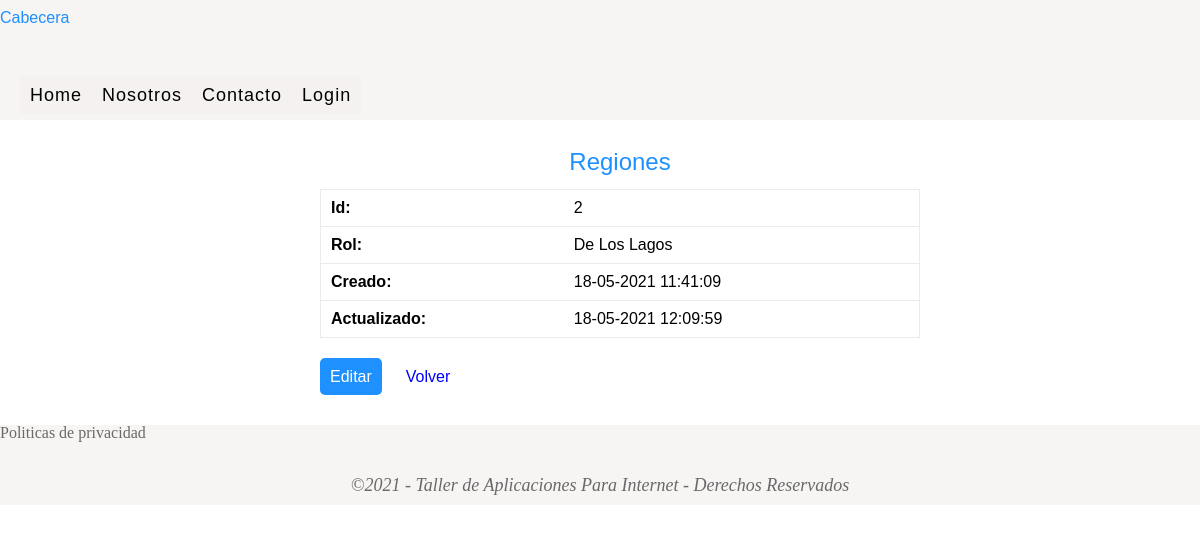
The page /regiones/show.php?id=2 on the database its author committed.
### tables this page shows
CREATE TABLE `regiones` (
  `id` int NOT NULL AUTO_INCREMENT,
  `nombre` varchar(255) NOT NULL,
  `created_at` datetime DEFAULT NULL,
  `updated_at` datetime DEFAULT NULL,
  PRIMARY KEY (`id`)
);

### class/modelo.php (called while the page is built, shortened)
<?php
class Modelo
{
    public function __construct()
    {
        $this->_db = new Conexion;
    }
}

### class/regionModel.php (called while the page is built, shortened)
<?php
require_once('modelo.php');
class regionModel extends Modelo
{
    public function getRegionId($id)
    {
        $id = (int) $id;
        $region = $this->_db->prepare("SELECT id, nombre, created_at, updated_at FROM regiones WHERE id = ?");
        $region->bindParam(1, $id);
        $region->execute();
        return $region->fetch();
    }
}

### regiones/show.php (the view, shortened to what this page needs)
<?php
    require('../class/regionModel.php');
    if (isset($_GET['id'])) {
        $id = (int) $_GET['id'];
        $regiones = new regionModel;
        $region = $regiones->getRegionId($id);
    }
?>
<!DOCTYPE html>
<html lang="es">
<head>
    <link rel="stylesheet" href="../css/reset.css">
    <link rel="stylesheet" href="../css/estilos.css">
</head>
<body>
    <header>
        <h1>Cabecera</h1>
        <?php include('../partials/menu.php'); ?>
    </header>
    <section>
        <div class="contenido">
            <h1>Regiones</h1>
            <?php if($region): ?>
                <table class="table">
                    <tr>
                        <th>Id:</th>
                        <td> <?php echo $region['id']; ?> </td>
                    </tr>
                    <tr>
                        <th>Rol:</th>
                        <td> <?php echo $region['nombre']; ?> </td>
                    </tr>
                    <tr>
                        <th>Creado:</th>
                        <td>
                            <?php
                                $created = new DateTime($region['created_at']);
                                echo $created->format('d-m-Y H:i:s');
                            ?>
                        </td>
                    </tr>
                    <tr>
                        <th>Actualizado:</th>
                        <td>
                            <?php
                                $update = new DateTime($region['updated_at']);
                                echo $update->format('d-m-Y H:i:s');
                            ?>
                        </td>
                    </tr>
                </table>
                <p class="enlace">
                    <a href="edit.php?id=<?php echo $id; ?>" class="btn btn-primary">Editar</a>
                    <a href="index.php" class="btn btn-link">Volver</a>
                </p>
            <?php else: ?>
                <p class="text-info">El dato no existe</p>
            <?php endif; ?>
        </div>
    </section>
    <footer>
        <?php include('../partials/footer.php'); ?>
    </footer>
</body>
</html>

### css/estilos.css (style rules this page uses)
footer { width: 100%; float: left; height: 80px; background-color: rgba(245, 240, 240, 0.733); margin-top: 20px; }
h1,h2,h3,h4,h5,h6 { color: dodgerblue; font-family: Verdana, Geneva, Tahoma, sans-serif; margin-bottom: 15px; margin-top: 10px; }
header { float:left; width: 100%; height: 120px; background-color: rgba(245, 240, 240, 0.733); margin-bottom: 20px; }
section { float: left; width: 100%; margin-left: 20px; margin-right: 20px; margin-bottom: 20px; }
section h1 { text-align: center; font-size: 24px; }
table { width: 100%; }
.btn { width: 120px; height: 40px; border: 0; text-align: center; border-radius: 5px; }
.btn-link { margin-left: 10px; margin-right: 10px; padding: 10px; color: blue; }
.btn-primary { background-color: dodgerblue; color: white; }
.btn-link, .btn-primary, .btn-warning { font-family: Arial, Helvetica, sans-serif; }
.enlace { float: left; margin-top: 10px; }
.enlace a { width: auto; text-decoration: none; padding: 10px; font-family: Arial, Helvetica, sans-serif; vertical-align: middle; }
.contenido { float: left; width: 50%; margin-left: 25%; }
.table { float: left; border: solid 1px; border-color: #ECEAEA; margin-bottom: 20px; }
.table th { font-weight: bold; }
.table th, td { padding: 10px; border-bottom: 1px solid #ECEAEA; text-align: left; font-family: Arial, Helvetica, sans-serif; }

### rows shown on the page
regiones: id "2", nombre "De Los Lagos", created_at "18-05-2021 11:41:09", updated_at "18-05-2021 12:09:59"
